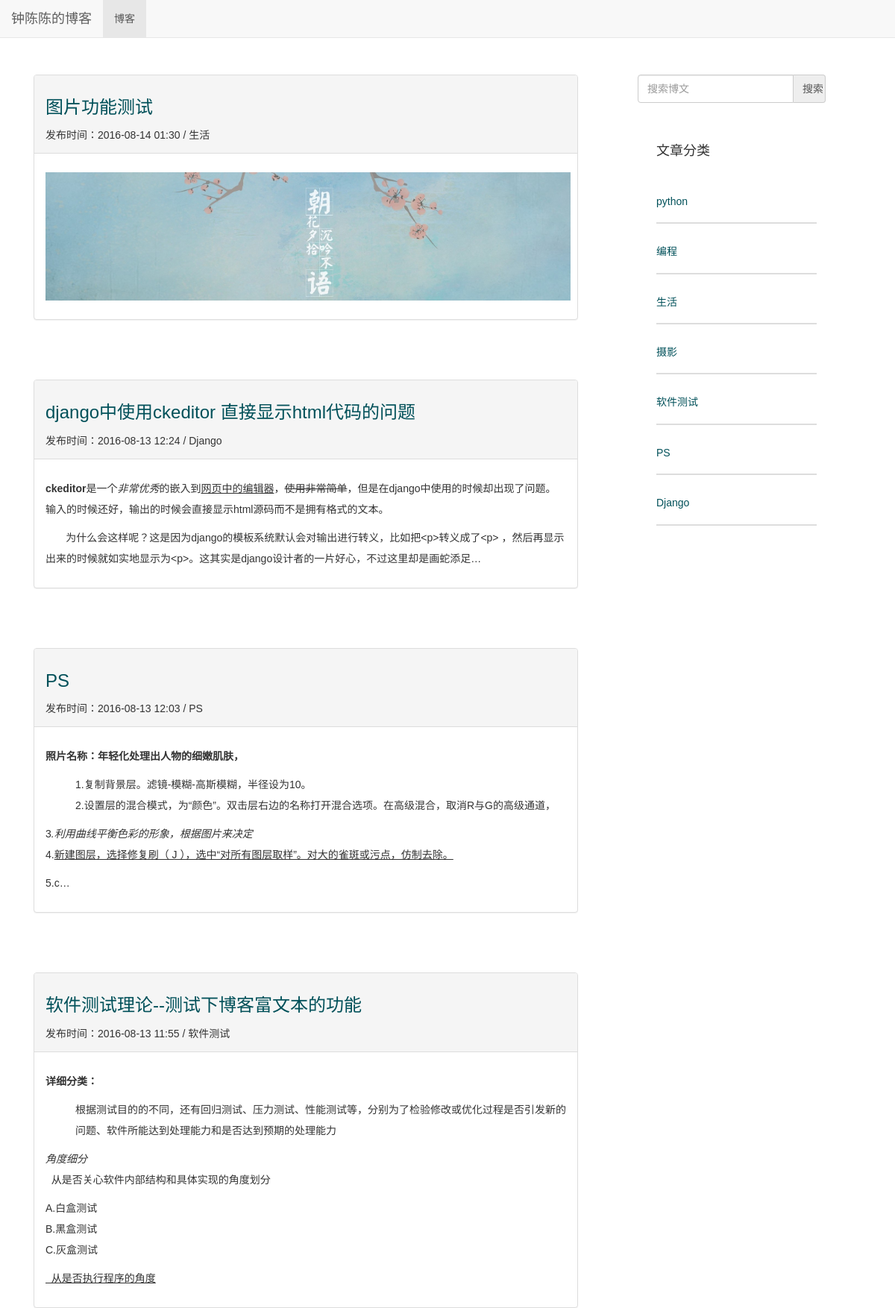
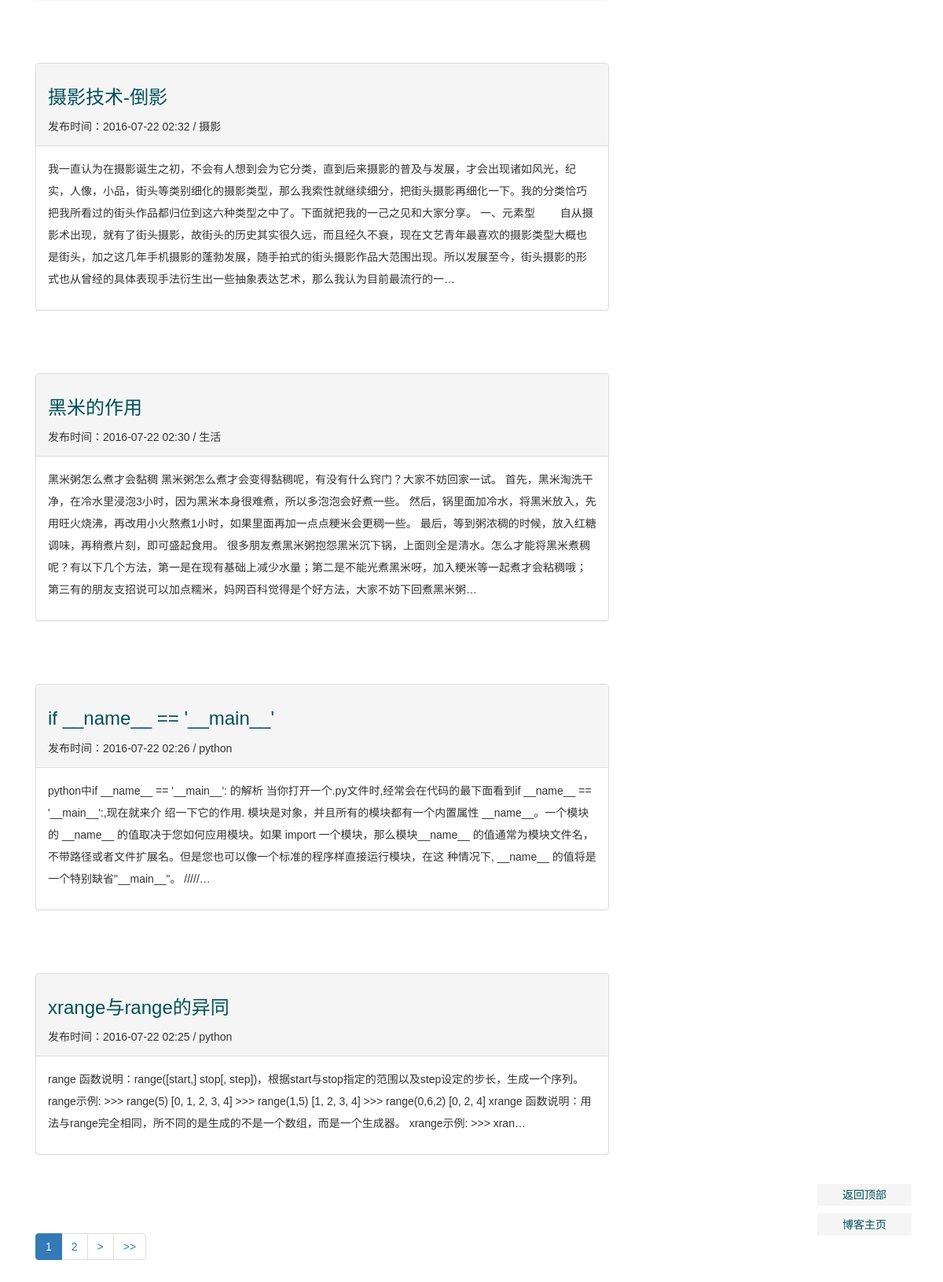
Screenshot of /blog/ with the database file from the repository (2 pictures, top to bottom).
### blog/models.py (models this page shows, shortened)
class Blog(models.Model):
    title = models.CharField(verbose_name='Title',max_length=32)
    author = models.CharField(verbose_name='Author', max_length=16)
    content=RichTextUploadingField('Content')
    created = models.DateTimeField(verbose_name='Pub_Date', auto_now_add=True)
    category = models.ForeignKey(Category, verbose_name='Category')
    tags = models.ManyToManyField(Tag, verbose_name='Tags')

class Category(models.Model):
    name = models.CharField('名称', max_length=16)

### blog/views.py (the view)
def get_blogs(request):
    all_blogs=Blog.objects.all().order_by('-created')
    blog_paginator=Paginator(all_blogs,8)#show 8 blogs per page
    page=request.GET.get('page')
    try:
        blogs=blog_paginator.page(page)
    except PageNotAnInteger:
        blogs=blog_paginator.page(1)
    except EmptyPage:
        blogs=blog_paginator(blog_paginator.num_pages)
    ctx = {
    'blogs': blogs,
    'categories':Category.objects.all(),
    }
    return render(request, 'blog-list.html', ctx)

### blog/templates/blog-list.html (shortened to what this page needs)
{% extends "blog_base.html" %}
{% block head %}
{% load staticfiles %}
	<link rel="stylesheet" type="text/css" href="{% static 'blog/css/base.css' %}" />
	<link rel="stylesheet" type="text/css" href="{% static 'blog/css/get_blog.css' %}" />
{% endblock %}
{% block content %}
{% for blog in blogs %}
<div class="blog_item">
	<div class="panel panel-default">
		<div class="panel-heading">
			<div class="blog_header">
				<a href= "{% url 'blog_get_detail' blog.id %}"><h3>{{ blog.title }}</h3></a>
				<span class="blog_created" >发布时间：{{ blog.created|date:"Y-m-d H:i" }}</span>
				<span class="dc_sep">/</span></small>
				<span class="blog_category" >{{ blog.category.name }}</span>
			</div>
		</div>
		<div class="panel-body">
		    <div class="blog_content">
			    <p> {{ blog.content|truncatechars:300 |safe}}</p>
		     </div>
		</div>
	</div>
</div>
{% endfor %}
<div class="footer">
	<ul class="pagination">
		<li class="page_btn active" id="cur_page">
			 <a   href="?page={{ blogs.number }} " >{{ blogs.number }} </a>
		</li>
		{% if blogs.has_next %}
		<li class="page_btn">
			<a   href="?page={{ blogs.next_page_number }}" >{{ blogs.next_page_number }}</a>
		</li>
		{% endif %}
		{% if blogs.has_next %}
		<li class="page_btn">
			<a   href="?page={{ blogs.next_page_number }}" >></a>
		</li>
		{% endif %}
		{%if blogs.number < blogs.paginator.num_pages %}
		<li class="page_btn">
			<a   href="?page={{ blogs.paginator.num_pages }}" >>></a>
		</li>
		{% endif %}
	</ul>
</div>
{% endblock %}

### blog/templates/blog_base.html (shortened to what this page needs)
<!DOCTYPE html>
<html>
<head>
        {% load staticfiles %}
        <link href="{% static 'blog/bootstrap/css/bootstrap.min.css' %}" rel="stylesheet">
     {% block head %}{% endblock %}
</head>
<body>
        <div class="navbar navbar-default navbar-fixed-top" role="navigation">
                 <div class="navbar-header">
                          <a class="navbar-brand" href="{% url 'blog_get_blogs' %}">钟陈陈的博客</a>
                 </div>
                 <div class="collapse navbar-collapse" id="example-navbar-collapse">
                         <ul class="nav navbar-nav">
                                  <li class="active">
                                           <a href="{% url 'blog_get_blogs' %}">博客</a>
                                  </li>
                         </ul>
                 </div>
        </div>
        <div class="container" id="top">
                <div class="row">
                        <div class="col-md-8">
                                 {% block content %}{% endblock %}
                        </div>
                        <div class="col-md-3 tags">
                                <form  action="{% url 'blog_search' %}" role="form" method="post">
                                        <div class="input-group">
                                             <input type="text" class="form-control" name="blog_search" placeholder="搜索博文"></input>
                                             <input  id="search-button" type="submit" class="input-group-addon" value="搜索"></input>
                                        </div>
                                </form>
                                <div class="panel panel-default">
                                        <div id="category_title" class="panel-body">
                                                <h4>文章分类</h4>
                                        </div>
                                        <div class="panel-body">
                                                <div class="category_content">
                                                        <ul>
                                                                {% for category in categories %}
                                                                <li class="category_item">
                                                                        <a href="{% url 'blog_get_category' category.id %}" >
                                                                                <h5> {{category.name}}</h5>
                                                                         </a>
                                                                </li>
                                                                 {% endfor %}
                                                        </ul>
                                                </div>
                                        </div>
                                </div>
                        </div>
                </div>
        </div>
	<div class="back_to_top">
		<a href="#top" target="_self">返回顶部</a>
		<a href="{%url 'blog_get_blogs' %}" target="_self">博客主页</a>
	</div>
</body>
</html>

### blog/static/blog/css/base.css (style rules this page uses)
body { font-family: Microsoft YaHei,'宋体' , Tahoma, Helvetica, Arial, sans-serif; }
a { color: #005059; }
ul ,li { list-style-type: none; padding-left: 0; }
.container { font-size: 14px; line-height: 2em; margin-top: 100px; width:95%; }
.col-md-8 { margin-right: 50px; }
#search-button { display: table-cell; height:38px; width:17%; }
.input-group { width:100%; margin-bottom: 30px; }
.input-group .form-control { width:82%; height:38px; }
.tags .panel,.tags .panel-default { border-style:none; box-shadow: none; }
.tags .panel-body { padding-left: 25px; border-style:none; }
.category_item { border-bottom-style: solid; border-bottom-width: 2px; border-bottom-color: #DDD; margin-bottom: 30px; padding-bottom: 10px; font-size:20px; }
.back_to_top { position:fixed; right:40px; bottom:50px; z-index:100; display:block; }
.back_to_top a { display:block; font-size:14px; color:##A0A0A0!important; background-color:#F5F5F5; width:120px; text-align:center; padding:4px; text-decoration:none; margin-bottom:10px; }

### blog/static/blog/css/get_blog.css (style rules this page uses)
.blog_item { margin-bottom: 80px; }

### rows the page displays
Blog: title "图片功能测试", created "2016-08-14 01:30", category.name "生活", content (picture)
Blog: title "django中使用ckeditor 直接显示html代码的问题", created "2016-08-13 12:24", category.name "Django", content "ckeditor 是一个 非常优秀 的嵌入到 网页中的编辑器 ， 使用非常简单 ，但是在django中使用的时候却出现了问题。输入的时候还好，输出的时候会直接显示html源码而不是拥有格式的文本。 为什么会这样呢？这是因为django的模板系统默认会对输出进行转义，比如把<p>转义成了<p> ，然后再显示出来的时候就如实地显示为<p>。这其实是django设计者的一片好心，不过这里却是画蛇添足…"
Blog: title "PS", created "2016-08-13 12:03", category.name "PS", content "照片名称：年轻化处理出人物的细嫩肌肤， 1.复制背景层。滤镜-模糊-高斯模糊，半径设为10。 2.设置层的混合模式，为“颜色”。双击层右边的名称打开混合选项。在高级混合，取消R与G的高级通道， 3 .利用曲线平衡色彩的形象，根据图片来决定 4. 新建图层，选择修复刷（ J ），选中“对所有图层取样”。对大的雀斑或污点，仿制去除。 5.c…"
Blog: title "软件测试理论--测试下博客富文本的功能", created "2016-08-13 11:55", category.name "软件测试", content "详细分类： 根据测试目的的不同，还有回归测试、压力测试、性能测试等，分别为了检验修改或优化过程是否引发新的问题、软件所能达到处理能力和是否达到预期的处理能力 角度细分 从是否关心软件内部结构和具体实现的角度划分 A.白盒测试 B.黑盒测试 C.灰盒测试 从是否执行程序的角度"
Blog: title "摄影技术-倒影", created "2016-07-22 02:32", category.name "摄影", content "我一直认为在摄影诞生之初，不会有人想到会为它分类，直到后来摄影的普及与发展，才会出现诸如风光，纪实，人像，小品，街头等类别细化的摄影类型，那么我索性就继续细分，把街头摄影再细化一下。我的分类恰巧把我所看过的街头作品都归位到这六种类型之中了。下面就把我的一己之见和大家分享。 一、元素型 自从摄影术出现，就有了街头摄影，故街头的历史其实很久远，而且经久不衰，现在文艺青年最喜欢的摄影类型大概也是街头，加之这几年手机摄影的蓬勃发展，随手拍式的街头摄影作品大范围出现。所以发展至今，街头摄影的形式也从曾经的具体表现手法衍生出一些抽象表达艺术，那么我认为目前最流行的一…"
Blog: title "黑米的作用", created "2016-07-22 02:30", category.name "生活", content "黑米粥怎么煮才会黏稠 黑米粥怎么煮才会变得黏稠呢，有没有什么窍门？大家不妨回家一试。 首先，黑米淘洗干净，在冷水里浸泡3小时，因为黑米本身很难煮，所以多泡泡会好煮一些。 然后，锅里面加冷水，将黑米放入，先用旺火烧沸，再改用小火熬煮1小时，如果里面再加一点点粳米会更稠一些。 最后，等到粥浓稠的时候，放入红糖调味，再稍煮片刻，即可盛起食用。 很多朋友煮黑米粥抱怨黑米沉下锅，上面则全是清水。怎么才能将黑米煮稠呢？有以下几个方法，第一是在现有基础上减少水量；第二是不能光煮黑米呀，加入粳米等一起煮才会粘稠哦；第三有的朋友支招说可以加点糯米，妈网百科觉得是个好方法，大家不妨下回煮黑米粥…"
Blog: title "if __name__ == '__main__'", created "2016-07-22 02:26", category.name "python", content "python中if __name__ == '__main__': 的解析 当你打开一个.py文件时,经常会在代码的最下面看到if __name__ == '__main__':,现在就来介 绍一下它的作用. 模块是对象，并且所有的模块都有一个内置属性 __name__。一个模块的 __name__ 的值取决于您如何应用模块。如果 import 一个模块，那么模块__name__ 的值通常为模块文件名，不带路径或者文件扩展名。但是您也可以像一个标准的程序样直接运行模块，在这 种情况下, __name__ 的值将是一个特别缺省\"__main__\"。 /////…"
Blog: title "xrange与range的异同", created "2016-07-22 02:25", category.name "python", content "range 函数说明：range([start,] stop[, step])，根据start与stop指定的范围以及step设定的步长，生成一个序列。 range示例: >>> range(5) [0, 1, 2, 3, 4] >>> range(1,5) [1, 2, 3, 4] >>> range(0,6,2) [0, 2, 4] xrange 函数说明：用法与range完全相同，所不同的是生成的不是一个数组，而是一个生成器。 xrange示例: >>> xran…"
Category: name "python"
Category: name "编程"
Category: name "生活"
Category: name "摄影"
Category: name "软件测试"
Category: name "PS"
Category: name "Django"

### other values shown
{{ blogs.number }} "1"
{{ blogs.next_page_number }} "2"
